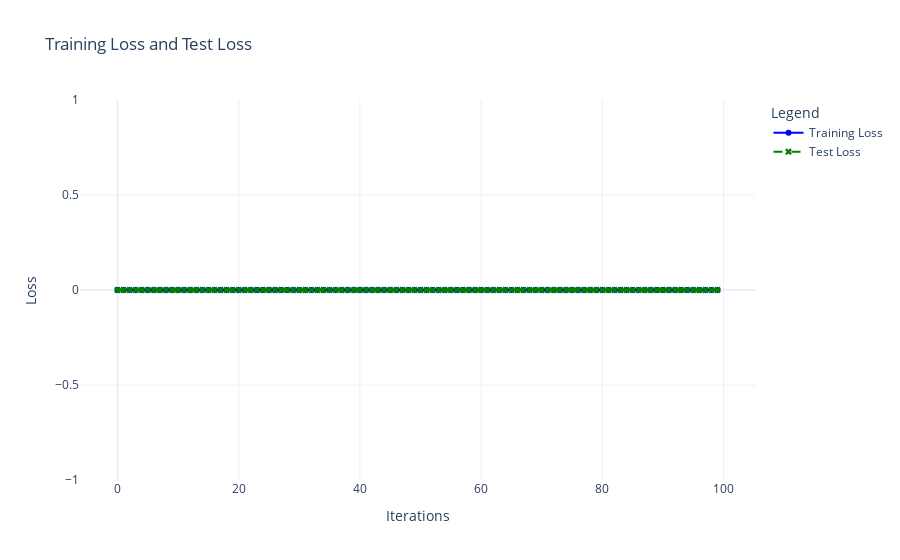

Write notebook code for a chart like this one.
### Code cell
import plotly.graph_objects as go
# Get the values from the dictionary
train_loss = results['train_loss']
test_loss = results['test_loss']

# Create a figure
fig = go.Figure()

# Plot training loss
fig.add_trace(go.Scatter(
    x=list(range(len(train_loss))),
    y=train_loss,
    mode='lines+markers',
    name='Training Loss',
    line=dict(color='blue'),
    marker=dict(symbol='circle')
))

# Plot test loss
fig.add_trace(go.Scatter(
    x=list(range(len(test_loss))),
    y=test_loss,
    mode='lines+markers',
    name='Test Loss',
    line=dict(color='green', dash='dash'),
    marker=dict(symbol='x')
))

# Add labels and title
fig.update_layout(
    title='Training Loss and Test Loss',
    xaxis_title='Iterations',
    yaxis_title='Loss',
    legend_title='Legend',
    template='plotly_white',
    showlegend=True
)

# Add grid
fig.update_xaxes(showgrid=True)
fig.update_yaxes(showgrid=True)

# Show the plot
fig.show()

### Figure 1 — Plotly figure (JSON) as saved in the notebook; plotly's stock layout.template omitted (floating-point values rounded to 4 significant figures)
{"data": [{"line": {"color": "blue"}, "marker": {"symbol": "circle"}, "mode": "lines+markers", "name": "Training Loss", "type": "scatter", "x": [0, 1, 2, 3, 4, 5, 6, 7, 8, 9, 10, 11, 12, 13, 14, 15, 16, 17, 18, 19, 20, 21, 22, 23, 24, 25, 26, 27, 28, 29, 30, 31, 32, 33, 34, 35, 36, 37, 38, 39, 40, 41, 42, 43, 44, 45, 46, 47, 48, 49, 50, 51, 52, 53, 54, 55, 56, 57, 58, 59, 60, 61, 62, 63, 64, 65, 66, 67, 68, 69, 70, 71, 72, 73, 74, 75, 76, 77, 78, 79, 80, 81, 82, 83, 84, 85, 86, 87, 88, 89, 90, 91, 92, 93, 94, 95, 96, 97, 98, 99], "y": [0, 0, 0, 0, 0, 0, 0, 0, 0, 0, 0, 0, 0, 0, 0, 0, 0, 0, 0, 0, 0, 0, 0, 0, 0, 0, 0, 0, 0, 0, 0, 0, 0, 0, 0, 0, 0, 0, 0, 0, 0, 0, 0, 0, 0, 0, 0, 0, 0, 0, 0, 0, 0, 0, 0, 0, 0, 0, 0, 0, 0, 0, 0, 0, 0, 0, 0, 0, 0, 0, 0, 0, 0, 0, 0, 0, 0, 0, 0, 0, 0, 0, 0, 0, 0, 0, 0, 0, 0, 0, 0, 0, 0, 0, 0, 0, 0, 0, 0, 0]}, {"line": {"color": "green", "dash": "dash"}, "marker": {"symbol": "x"}, "mode": "lines+markers", "name": "Test Loss", "type": "scatter", "x": [0, 1, 2, 3, 4, 5, 6, 7, 8, 9, 10, 11, 12, 13, 14, 15, 16, 17, 18, 19, 20, 21, 22, 23, 24, 25, 26, 27, 28, 29, 30, 31, 32, 33, 34, 35, 36, 37, 38, 39, 40, 41, 42, 43, 44, 45, 46, 47, 48, 49, 50, 51, 52, 53, 54, 55, 56, 57, 58, 59, 60, 61, 62, 63, 64, 65, 66, 67, 68, 69, 70, 71, 72, 73, 74, 75, 76, 77, 78, 79, 80, 81, 82, 83, 84, 85, 86, 87, 88, 89, 90, 91, 92, 93, 94, 95, 96, 97, 98, 99], "y": [0, 0, 0, 0, 0, 0, 0, 0, 0, 0, 0, 0, 0, 0, 0, 0, 0, 0, 0, 0, 0, 0, 0, 0, 0, 0, 0, 0, 0, 0, 0, 0, 0, 0, 0, 0, 0, 0, 0, 0, 0, 0, 0, 0, 0, 0, 0, 0, 0, 0, 0, 0, 0, 0, 0, 0, 0, 0, 0, 0, 0, 0, 0, 0, 0, 0, 0, 0, 0, 0, 0, 0, 0, 0, 0, 0, 0, 0, 0, 0, 0, 0, 0, 0, 0, 0, 0, 0, 0, 0, 0, 0, 0, 0, 0, 0, 0, 0, 0, 0]}], "layout": {"autosize": true, "legend": {"title": {"text": "Legend"}}, "showlegend": true, "title": {"text": "Training Loss and Test Loss"}, "xaxis": {"autorange": true, "range": [-6.024, 105.0], "showgrid": true, "title": {"text": "Iterations"}, "type": "linear"}, "yaxis": {"autorange": true, "range": [-1, 1], "showgrid": true, "title": {"text": "Loss"}, "type": "linear"}}}
